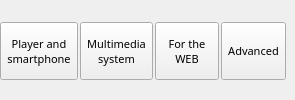
        <widget class="QWidget" name="TabRender">
         <attribute name="title">
          <string>Render video</string>
         </attribute>
         <layout class="QHBoxLayout" name="horizontalLayout_5">
          <property name="spacing">
           <number>2</number>
          </property>
          <property name="margin">
           <number>0</number>
          </property>
          <item>
           <widget class="QToolButton" name="ActionSmartphone_BT">
            <property name="sizePolicy">
             <sizepolicy hsizetype="Fixed" vsizetype="Fixed">
              <horstretch>0</horstretch>
              <verstretch>0</verstretch>
             </sizepolicy>
            </property>
            <property name="minimumSize">
             <size>
              <width>64</width>
              <height>58</height>
             </size>
            </property>
            <property name="maximumSize">
             <size>
              <width>16777215</width>
              <height>56</height>
             </size>
            </property>
            <property name="font">
             <font>
              <family>Sans Serif</family>
              <pointsize>8</pointsize>
             </font>
            </property>
            <property name="text">
             <string>Player and
smartphone</string>
            </property>
            <property name="icon">
             <iconset>
              <normaloff>img/Smartphone.png</normaloff>img/Smartphone.png</iconset>
            </property>
            <property name="iconSize">
             <size>
              <width>24</width>
              <height>24</height>
             </size>
            </property>
            <property name="toolButtonStyle">
             <enum>Qt::ToolButtonTextUnderIcon</enum>
            </property>
           </widget>
          </item>
          <item>
           <widget class="QToolButton" name="ActionMultimedia_BT">
            <property name="sizePolicy">
             <sizepolicy hsizetype="Fixed" vsizetype="Fixed">
              <horstretch>0</horstretch>
              <verstretch>0</verstretch>
             </sizepolicy>
            </property>
            <property name="minimumSize">
             <size>
              <width>64</width>
              <height>58</height>
             </size>
            </property>
            <property name="maximumSize">
             <size>
              <width>16777215</width>
              <height>56</height>
             </size>
            </property>
            <property name="font">
             <font>
              <family>Sans Serif</family>
              <pointsize>8</pointsize>
             </font>
            </property>
            <property name="text">
             <string>Multimedia
system</string>
            </property>
            <property name="icon">
             <iconset>
              <normaloff>img/tv.png</normaloff>img/tv.png</iconset>
            </property>
            <property name="iconSize">
             <size>
              <width>24</width>
              <height>24</height>
             </size>
            </property>
            <property name="toolButtonStyle">
             <enum>Qt::ToolButtonTextUnderIcon</enum>
            </property>
           </widget>
          </item>
          <item>
           <widget class="QToolButton" name="ActionForTheWEB_BT">
            <property name="minimumSize">
             <size>
              <width>64</width>
              <height>58</height>
             </size>
            </property>
            <property name="maximumSize">
             <size>
              <width>16777215</width>
              <height>56</height>
             </size>
            </property>
            <property name="font">
             <font>
              <family>Sans Serif</family>
              <pointsize>8</pointsize>
             </font>
            </property>
            <property name="text">
             <string>For the
WEB</string>
            </property>
            <property name="icon">
             <iconset>
              <normaloff>img/Internet.png</normaloff>img/Internet.png</iconset>
            </property>
            <property name="iconSize">
             <size>
              <width>24</width>
              <height>24</height>
             </size>
            </property>
            <property name="toolButtonStyle">
             <enum>Qt::ToolButtonTextUnderIcon</enum>
            </property>
           </widget>
          </item>
          <item>
           <widget class="QToolButton" name="ActionRender_BT">
            <property name="sizePolicy">
             <sizepolicy hsizetype="Fixed" vsizetype="Fixed">
              <horstretch>0</horstretch>
              <verstretch>0</verstretch>
             </sizepolicy>
            </property>
            <property name="minimumSize">
             <size>
              <width>64</width>
              <height>58</height>
             </size>
            </property>
            <property name="maximumSize">
             <size>
              <width>16777215</width>
              <height>56</height>
             </size>
            </property>
            <property name="font">
             <font>
              <family>Sans Serif</family>
              <pointsize>8</pointsize>
             </font>
            </property>
            <property name="toolTip">
             <string>Render project as a video</string>
            </property>
            <property name="text">
             <string>Advanced</string>
            </property>
            <property name="icon">
             <iconset>
              <normaloff>img/render.png</normaloff>img/render.png</iconset>
            </property>
            <property name="iconSize">
             <size>
              <width>24</width>
              <height>24</height>
             </size>
            </property>
            <property name="toolButtonStyle">
             <enum>Qt::ToolButtonTextUnderIcon</enum>
            </property>
           </widget>
          </item>
          <item>
           <widget class="QLabel" name="label_3">
            <property name="text">
             <string notr="true"/>
            </property>
           </widget>
          </item>
         </layout>
        </widget>
